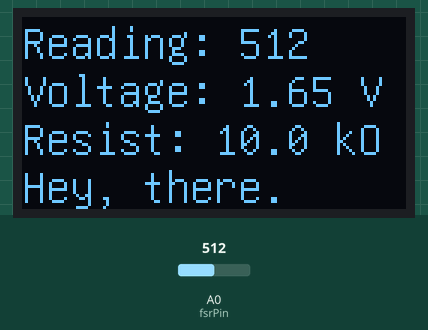
Simulated run of this sketch. Board: Arduino Uno, built with avr-gcc and run on an emulated ATmega328P. Parts: 128×64 one-colour display. The inputs (shaded band) are chosen by the test bench; at power-on: A0 (fsrPin) = 512.

Above: at 1.2 s.
1.3 s: A0 (fsrPin) set to 102
At 2.8 s:
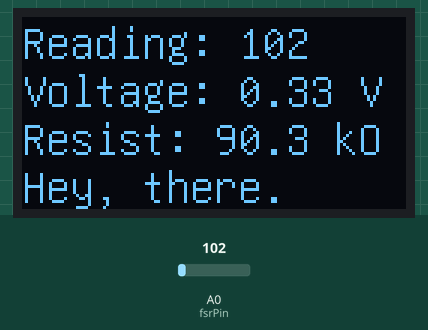
3.7 s: A0 (fsrPin) set to 83
At 5.4 s:
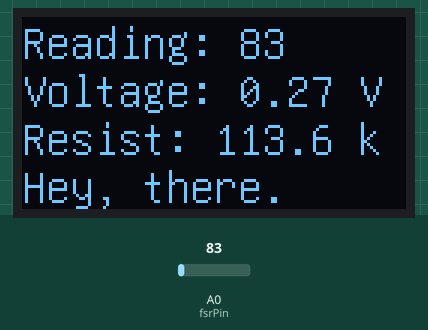
5.7 s: A0 (fsrPin) set to 12
At 6.5 s:
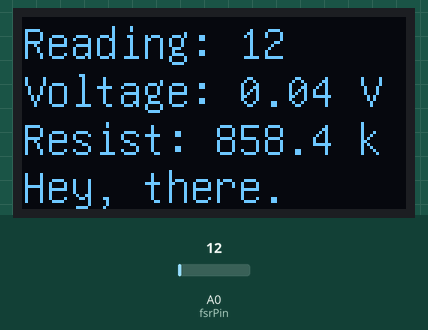
7.7 s: A0 (fsrPin) set to 9
At 8.9 s:
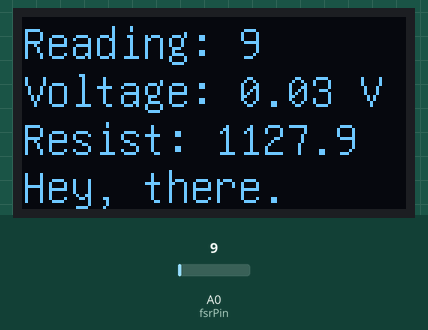
9.6 s: A0 (fsrPin) set to 0
At 11.6 s:
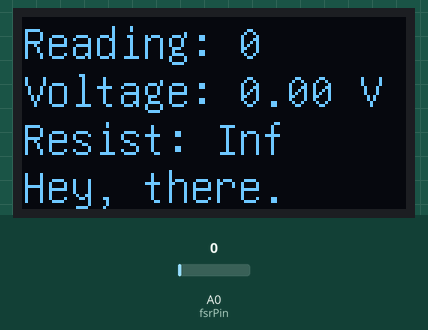
12.0 s: A0 (fsrPin) set to 716
At 13.2 s:
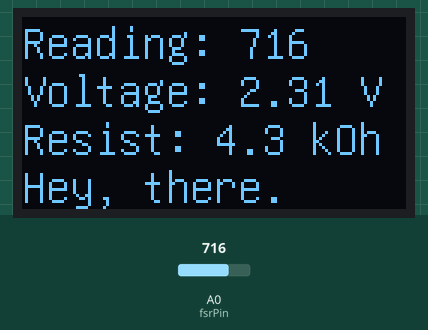
Timing chart, 0 to 15.0 s (numbered marks = the images above; inputs shaded):
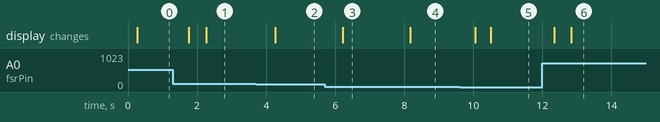

Measured:
- the behaviour switches between 94 and 93 on A0 (fsrPin) (found by bisection; images 1 and 2)
- the behaviour switches between 11 and 10 on A0 (fsrPin) (found by bisection; images 3 and 4)
- after the input at 1.3 s, the display: first changes after 0.46 s (image 1 shows a later state)
- after the input at 3.7 s, the display: changes after 0.57 s (image 2)
- after the input at 5.7 s, the display: changes after 0.52 s (image 3)
- after the input at 7.7 s, the display: changes after 0.48 s (image 4)
- after the input at 9.6 s, the display: first changes after 0.45 s (image 5 shows a later state)
- after the input at 12.0 s, the display: first changes after 0.34 s (image 6 shows a later state)

The sketch:

OLEDandPot.ino
```cpp
/*
 *  Soft potentiometer demo.
 *
 *  Connect one end pin to power and the other to a 10k pulldown resistor connected to ground.
 *  Connect A0 to the middle pin.
 *
 *  See https://www.adafruit.com/product/1069 and https://www.adafruit.com/product/178
 */

#include <U8glib.h>

// OLED display parameters.
// 4 lines is recommended, but 5 also works.
#define numLines 4
const int clkPin = 8;
const int mosiPin = 9;
const int csPin = 6;
const int dcPin = 7;
const boolean flipped = false;
U8GLIB_SH1106_128X64 u8g(clkPin, mosiPin, csPin, dcPin);
int deltaRow = 16, firstRow = 14;

long lastPrintTime = 0;

String text[] = {
  "",
  "",
  "",
  "Hey, there.",
  ""
};

const int fsrPin = 0;
int fsrReading;
float fsrVoltage;
float fsrResistance;

void setup(void) {

  // Set up OLED
  u8g.setFont(u8g_font_unifont); // 16 x 16
  if (numLines == 5) { deltaRow = 12; }
  if (flipped) {
    u8g.setRot180(); // flip screen
    firstRow = 12;
  }
}

void loop(void) {

  u8g.firstPage();
  do {

    if (millis() - lastPrintTime > 50) {

      fsrReading = analogRead(fsrPin);
      fsrVoltage = map(fsrReading, 0, 1023, 0, 3300) / 1000.0;
      fsrResistance = (3.3 - fsrVoltage) * 10000 / fsrVoltage;

      text[0] = "Reading: " + String(fsrReading, DEC);
      text[1] = "Voltage: " + String(fsrVoltage, 2) + " V";
      if (fsrReading > 0) {
        text[2] = "Resist: " + String(fsrResistance / 1000, 1) + " kOhm";
      } else {
        text[2] = "Resist: Inf";
      }

      lastPrintTime = millis();
    }
    draw();
  } while(u8g.nextPage());
}

void draw(void) {
  char charBuffer[16];
  for (int i = 0; i < numLines; i++) {
    text[i].toCharArray(charBuffer, 16);
    u8g.drawStr(0, firstRow + i*deltaRow, charBuffer);
  }
}
```
